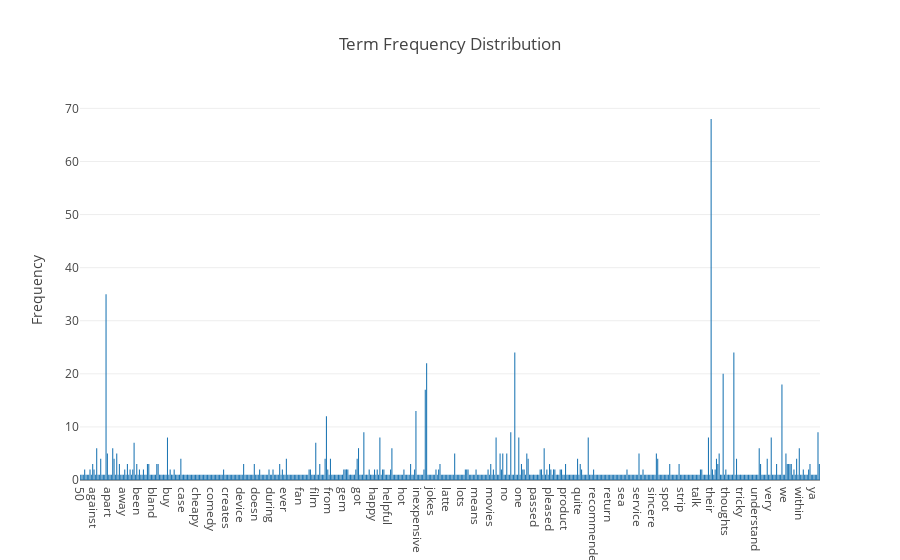

Notebook cell for this chart:
### Markdown cell above
### Exercise 4

### Code cell
offline.iplot(ta.plot_word_frequency([count_vect.get_feature_names(), term_frequencies], "Term Frequency Distribution"))

### Figure 1 — Plotly figure (JSON) as saved in the notebook; plotly's stock layout.template omitted (floating-point values rounded to 4 significant figures; data arrays with more than 128 entries replaced by an {"elided": "..."} marker saying what was removed)
{"data": [{"type": "bar", "x": {"elided": "554 str values"}, "y": {"elided": "554 int values"}}], "layout": {"title": "Term Frequency Distribution", "yaxis": {"title": "Frequency"}}}
